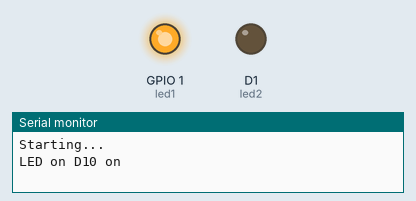
The sketch below on a simulated ESP8266 (NodeMCU). On the bench: output pins drawn as LEDs (lit = HIGH), the last lines printed to the serial monitor.

Above: at 2.5 s.
At 5.5 s:
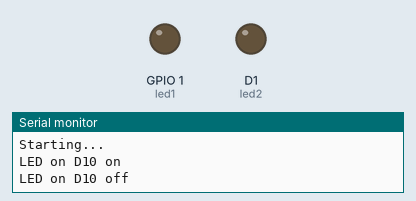
At 8.5 s:
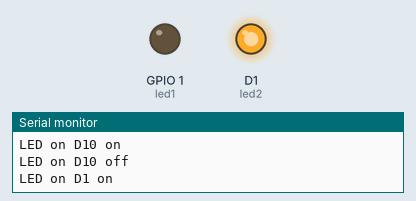
Timing chart, 0 to 15.6 s (numbered marks = the images above):
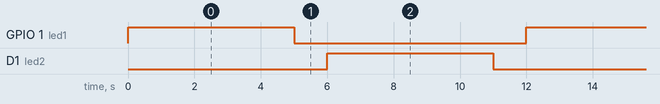

Measured:
- by itself, GPIO 1 (led1), D1 (led2): alternates HIGH for 5.0 s and LOW for 7.0 s
- by itself, everything shown: repeats every 12.0 s, in 4 steps

The sketch:

ESP32C3-oscillate.ino
```cpp
// define led according to pin diagram
int led1 = D10;
int led2 = D1;

void setup() {
  Serial.begin(115200);
  // initialize digital pin led as an output
  pinMode(led1, OUTPUT);
  pinMode(led2, OUTPUT);
  while(!Serial);
  Serial.println("Starting...");
}

void loop() {

  Serial.println("LED on D10 on");
  digitalWrite(led1, HIGH);   // turn the LED on
  delay(5000);               // wait for a second
  Serial.println("LED on D10 off");
  digitalWrite(led1, LOW);    // turn the LED off

  delay(1000);               // wait for a second

  Serial.println("LED on D1 on");
  digitalWrite(led2, HIGH);   // turn the LED on
  delay(5000);               // wait for a second
  Serial.println("LED on D1 off");
  digitalWrite(led2, LOW);    // turn the LED off
  delay(1000);               // wait for a second

}
```
